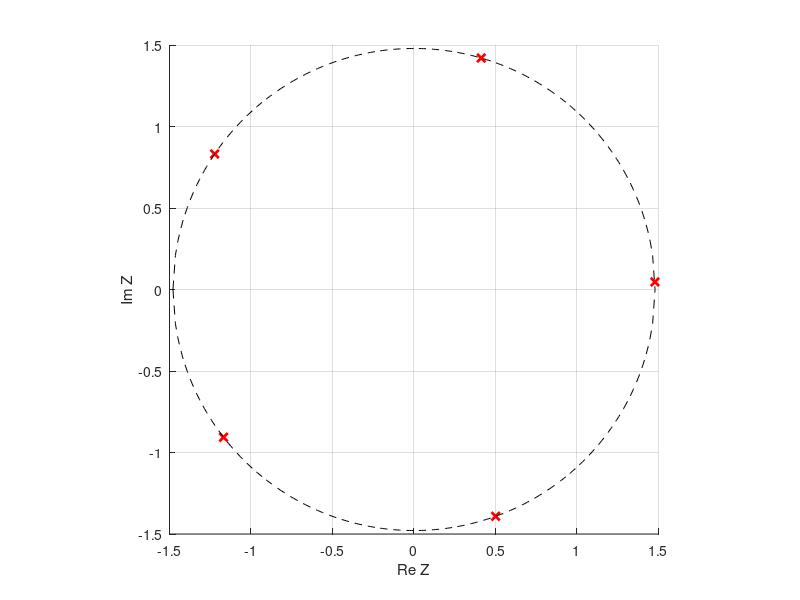

Write the MATLAB code that produced this figure.
% Oppgaver uke 4, oppg. 1:

x=input('Skriv inn real-verdien.');
y=input('Skriv inn imaginær-verdien.');
n=input('Skriv inn det komplekse tallets potensverdi');

%Finner R og thetha for å sette opp uttrykk i for-løkken
zn=(x + 1i*y)^(1/n);
r=abs(zn);
tetha=angle(zn);

% Oppsett av plot:

xlabel('Re Z')
ylabel('Im Z')
grid on
axis square
hold on


% Plotting av løsningen:

for k=0:(n-1)
    z = r * exp(1i * (1/n) * (tetha + k*2*pi))
    plot(real(z),imag(z),'rx','linewidth',2)
    hold on
end

% Plot av sirkel
x = r * (-1:1e-2:1);
y = sqrt(r^2 - x.^2);
plot(x,y,'k--')
plot(x,-y,'k--')
axis square
